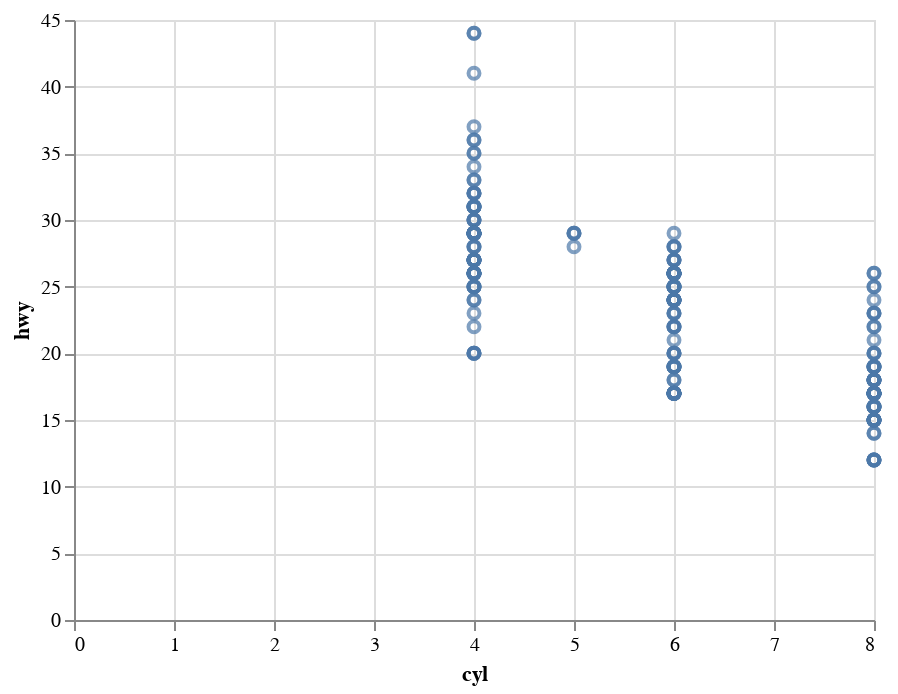

Notebook code for this chart:
### Markdown cell above
### a graphing template 

simply replace the bracketed part with data and provide suitable encodings. further, mark.? enables the representation type for a particular data_type. This will help to create the graphs and plots accordingly.

(alt.Chart(<DATA>)  
   .encode(<ENCODINGS>)
    <.mark_*()>)

### Code cell
# answering question number 4 based on text!

chart = (alt.Chart(mpg)
  .encode(
    x='cyl', 
    y='hwy')
  .mark_point()
)

chart.mark_point()

### Figure 1 — Vega-Lite specification as saved in the notebook (floating-point values rounded to 4 significant figures; data arrays with more than 128 entries replaced by an {"elided": "..."} marker saying what was removed)
{"config": {"view": {"continuousWidth": 400, "continuousHeight": 300}}, "data": {"name": "data-784d2a789a5f3a352263a16b6c4cd367"}, "mark": "point", "encoding": {"x": {"field": "cyl", "type": "quantitative"}, "y": {"field": "hwy", "type": "quantitative"}}, "$schema": "https://vega.github.io/schema/vega-lite/v4.17.0.json", "datasets": {"data-784d2a789a5f3a352263a16b6c4cd367": {"elided": "234 records"}}}
